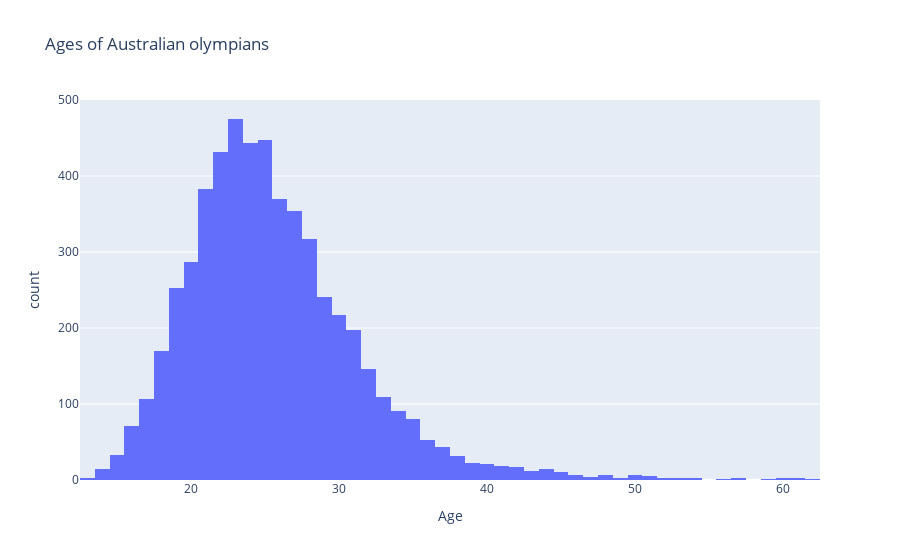

The cell this chart's notebook holds for it:
### Markdown cell above
### Australien - Hur har åldrarna på deltagarna sett ut genom åren?

### Code cell
australia_rows = athlete_ages[(athlete_ages['NOC'] == 'AUS') | (athlete_ages['NOC'] == 'ANZ')]

australia_rows_uniqueID = australia_rows.drop_duplicates(subset=['ID', 'Year'])
australia_rows_uniqueID['Year'] = australia_rows_uniqueID["Year"].astype(int) 
australia_rows_uniqueID.sort_values('Year', inplace=True)

fig_hist1 = px.histogram(
    australia_rows_uniqueID, 
    x='Age', 
    nbins=50,
    title="Ages of Australian olympians", 
)

fig_hist1.show()

### Figure 1 — Plotly figure (JSON) as saved in the notebook; plotly's stock layout.template omitted (floating-point values rounded to 4 significant figures; data arrays with more than 128 entries replaced by an {"elided": "..."} marker saying what was removed)
{"data": [{"bingroup": "x", "hovertemplate": "Age=%{x}<br>count=%{y}<extra></extra>", "legendgroup": "", "marker": {"color": "#636efa", "pattern": {"shape": ""}}, "name": "", "nbinsx": 50, "orientation": "v", "showlegend": false, "type": "histogram", "x": {"elided": "5534 float values"}, "xaxis": "x", "yaxis": "y"}], "layout": {"barmode": "relative", "legend": {"tracegroupgap": 0}, "title": {"text": "Ages of Australian olympians"}, "xaxis": {"anchor": "y", "domain": [0, 1], "title": {"text": "Age"}}, "yaxis": {"anchor": "x", "domain": [0, 1], "title": {"text": "count"}}}}
